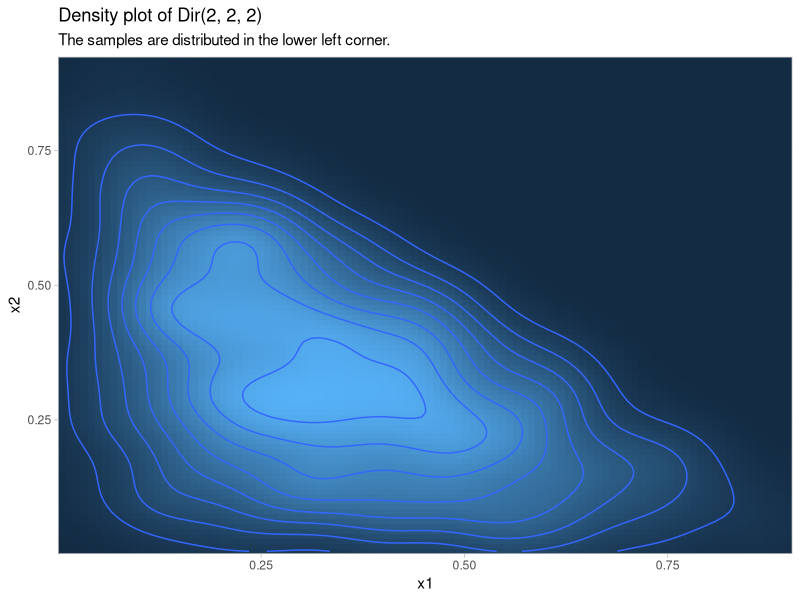

Write R code to recreate this figure.
# HW10: Acceptance-Rejection Sampling for Dirichlet distribution
#
# In this exercise, we will use Acceptance-Rejection Sampling method 
# to sample from the Dirichlet distribution.
# 
# The Dirichlet distribution, often denoted `Dir(alpha)`, is a family
# of continuous multivariate probability distributions parameterized by 
# a vector `alpha` of positive real numbers.
# 
# It is commonly used as prior distributions in Bayesian statistics, 
# as the Dirichlet distribution is the conjugate prior of the 
# categorical distribution and multinomial distribution.
# 
# Source: https://en.wikipedia.org/wiki/Dirichlet_distribution
#
# 1. In this part, we will sample from a Dirichlet distribution 
#    using package `MCMCpack`.
#    (1)
#    Load the `tidyverse`, `MCMCpack` and `ggplot2` packages.
#    Set the random seed to zero and save the random seed vector to 
#    `seed`. (hint: use the command `seed <- .Random.seed`).
#    (2)
#    Generate 1000 samples from `Dir(2, 2, 2)` using `rdirichlet()`.
#    Save the result into a tibble `X`
#    and rename the columns `x1`, `x2`, and `x3`.
#    The first rows of `X` should be:
#    # A tibble: 1,000 x 3
#      x1     x2     x3
#      <dbl>  <dbl>  <dbl>
#    1 0.660 0.216  0.125 
#    2 0.242 0.458  0.300 
#    3 0.556 0.279  0.165 
#    4 0.243 0.336  0.421 
#    5 0.108 0.478  0.414 
#    6 0.403 0.371  0.226 
#    7 0.497 0.403  0.0997
#    8 0.272 0.343  0.385 
#    9 0.200 0.0708 0.730 
#   10 0.151 0.467  0.382 
#   # … with 990 more rows
## Do not modify this line!
library(tidyverse)
library(MCMCpack)
library(ggplot2)
set.seed(0)
seed <- .Random.seed
X <- as_tibble(rdirichlet(1000,c(2,2,2)))%>%
  rename("x1"="V1",
         "x2"="V2",
         "x3"="V3")
X

# 2. Draw the density plot of the samples and save it into `density_plot`.
#    In our case, `K = 3`, and `a1 = a2 = a3 = 2`. This distribution is 
#    essentially a bivariate one, as `X3 = 1 − X1 − X2`. 
#    Therefore, drawing samples from this Dirichlet distribution is equivalent 
#    to drawing samples of `(X1, X2)`. We only need to draw the heatmap of the
#    `(X1, X2)`.
#    You can use:
#    - `ggplot()` to initialize a ggplot object.
#      Set `data` to `X`.
#      Set `mapping` to `aes(x1, x2)`.
#    - `stat_density_2d()` to plot the density.
#      - Set `fill` in `aes()` to `..density..`.
#      - Set `geom` to `raster`.
#      - Set `contour` to `FALSE`.
#    - `geom_density_2d()` to add contours.
#    - `scale_x_continuous()` to customize x scale.
#      - Set `expand` to `c(0, 0)`.
#    - `scale_y_continuous()` to customize y scale.
#      - Set `expand` to `c(0, 0)`.
#    - `labs()`
#      - Set `title` to `"Density plot of Dir(2, 2, 2)"`.
#      - Set `subtitle` to 
#        `"The samples are distributed in the lower left corner."`.
#    - `theme_light()` to set the theme to light.
#    - `theme()` to remove the legend.
#      - Set `legend.position` to `none`.
## Do not modify this line!
density_plot <- ggplot(X, aes(x1, x2))+
  stat_density_2d(aes(fill=..density..), geom='raster',contour = F)+
  geom_density_2d()+
  scale_x_continuous(expand = c(0,0))+
  scale_y_continuous(expand = c(0,0))+
  labs(title = "Density plot of Dir(2, 2, 2)",
       subtitle = "The samples are distributed in the lower left corner.")+
  theme_light()+
  theme(legend.position = "none")
density_plot

# 3. Now, we will use the Acceptance-Rejection Sampling method to simulate 
#    from this bivariate distribution of `(X1,X2)`.
#    Recall that `f(x)` is our target distribution, `g(x)` is our proposed
#    distribution. We want `f(x) ≤ M * g(x)` for `M > 1`.
#    For this part, we will use a two-dimensional uniform distribution on 
#    `[0, 1] x [0, 1]` as our proposal distribution. Note that sampling from
#    a two-dimensional uniform distribution is just sampling from a 
#    one-dimensional twice.
#    (1)
#    Write a function `f(x)` for the target distribution, 
#    in this case `Dir(2, 2, 2)`.
#    It takes in a vector of length 2, representing `x1` and `x2`.
#    The output is the density of the distribution `Dir(2, 2, 2)`.
#    Do not use the functions from `MCMCpack`.
#    For example, `f(c(0, 0)) = 0` and `f(c(0.3, 0.3)) = 4.32`.
#    (2)
#    Find the optimal `M` i.e. the smallest possible value and save it 
#    into scalar `M`.
#    Use `f(x)` to compute `M` instead of using functions from `MCMCpack`.
#    Recall that the density of uniform distribution is always one. 
#    To ensure for every x, `f(x) ≤ M * g(x)`, we just need to make sure 
#    `M` is larger than the highest point of `f(x)`.
#    To check your answer, verify that `round(M, 1)` equals to `4.4`.
#    (3)
#    Write another function `g(x)` for the proposal distribution, 
#    in this case a two-dimensional uniform distribution.
#    It takes in a vector of length 2, representing `x1` and `x2`.
#    The output is the density of the uniform distribution.
#    Remember the density should be zero is the input is not
#    within the support.
#    For example, `g(c(0, 0)) = 1` and `g(c(-1, -1)) = 0`.
## Do not modify this line!
f <- function(x) {
  x3 <-1-sum(x)
  if(x3<0) x3<-0
  prod(x)*x3/(1/gamma(6))
}
g <- function(x) dunif(x[1])*dunif(x[2])
fg <- function(x) {
  f(x)/g(x)
}

M <-fg(c(1/3,1/3))
M

# 4. (1)
#    Use `f(x)`, `g(x)`, and `M` that we just defined to write a 
#    sampling function `sample_one()` to draw one sample from 
#    `Dir(2, 2, 2)`. There is no input.
#    The output is a tibble with 3 columns:
#    - The fisrt two columns `x1` and `x2` contain the pair of 
#      sample `x1` and `x2`.
#    - The third column `count` contains the the number of 
#      attempts to obtain this sample.
#    You can use the following skeleton to write your function:
#    ```
#    sample_one <- function() {
#      count <- 0
#      accepted <- FALSE
#      while (!accepted) {
#        ## your code goes here
#      }
#      ## your code goes here
#    }
#    ```
#    For example, if you set seed to zero, `sample_one()` would return:
#    # A tibble: 1 x 3
#         x1    x2 count
#      <dbl> <dbl> <dbl>
#    1 0.126 0.267     7
#    `(0.126, 0.267, 0.607)` is the sample we draw (with 
#    `0.601 = 1 - 0.126 - 0.26`). To obtain this sample, we sampled 
#    from `g(x)` 7 times before the sample is accepted.
#    (2)
#    Write a sampling function `sample_n(n, seed)` that 
#    draws samples from `Dir(2, 2, 2)`.
#    Use `sample_one()` that we just defined.
#    The input `n` is the number of samples we will draw.
#    The input `seed` is the seed used within the function. 
#    The default seed should be set to zero. 
#    Remember to use `set.seed()` inside the function.
#    The output is a tibble with 3 columns:
#    - The fisrt two columns `x1` and `x2` contain the pair of 
#      sample `x1` and `x2`.
#    - The third column `count` contains the the number of 
#      attempts to obtain this sample.
#    For example, `sample_n(100, 100)` would return
#    # A tibble: 100 x 3
#         x1    x2 count
#      <dbl> <dbl> <dbl>
#    1 0.308 0.258     1
#    2 0.280 0.398     3
#    3 0.205 0.358     1
#    4 0.208 0.307     8
#    5 0.236 0.275     1
#    6 0.445 0.358     3
#    7 0.327 0.389     9
#    8 0.397 0.393     5
#    9 0.186 0.348    16
#   10 0.219 0.292     7
#   # … with 90 more rows
## Do not modify this line!
set.seed(0)
sample_one<-function(){
  count<-0
  accepted<-F
  while(!accepted){
    x1<-runif(1)
    x2<-runif(1)
    u<-runif(1)
    count<-count+1
    if(f(c(x1,x2))/g(c(x1,x2))>=M*max(runif(1),u)){
      return(tibble(x1=x1,x2=x2,count=count))
      break
    }
    if(count>500){
      return("you mess up")
      break
    }
  }
}

sample_n <- function(n, seed=0){
  set.seed(seed)
  x1 <- c()
  x2 <- c()
  co <- c()
  for (i in 1:n){
    s <- sample_one()
    x1[i] <- s[[1]]
    x2[i] <- s[[2]]
    co[i] <- s[[3]]
  }
  return(tibble(x1=x1,x2=x2,count=co))
}
sample_n(100, 100)


# 5. (1)
#    Draw 1000 samples from `Dir(2, 2, 2)` using `sample_n()` with 
#    default seed and save the samples in `samples`.
#    The first rows of `samples` should be:
#    # A tibble: 1,000 x 3
#         x1    x2 count
#      <dbl> <dbl> <dbl>
#    1 0.126 0.267     7
#    2 0.122 0.245    16
#    3 0.208 0.229    10
#    4 0.557 0.329     6
#    5 0.181 0.530     1
#    6 0.269 0.181    12
#    7 0.340 0.262     4
#    8 0.131 0.374     3
#    9 0.143 0.415     3
#   10 0.109 0.382     7
#   # … with 990 more rows
#    (2)
#    Compute the acceptance rate using `count` column in `samples` 
#    and save it in scalar `acceptance_rate`.
#    You can see that the acceptance rate is around 15%. It is very 
#    low and we would like it to be higher to get a more efficient procedure.
## Do not modify this line!
samples <- sample_n(1000)
acceptance_rate <- 1000/sum(samples$count)


# 6. Plot the dot plot of the samples and save it into `sample_plot`.
#    You can use:
#    - `ggplot()` to initialize a ggplot object.
#      Set `data` to `samples`.
#      Set `mapping` to `aes(x1, x2)`.
#    - `geom_point()` to plot the dots.
#      - Set `alpha` to `0.8`.
#    - `labs()`
#      - Set `title` to `"Samples from Dir(2, 2, 2)"`.
#      - Set `subtitle` to `"It is similar to ones that drawn from rdirichlet."`.
#    - `theme_light()` to set the theme to light.
## Do not modify this line!
sample_plot <- ggplot(samples)+
  geom_point(aes(x1,x2), alpha=.8)+
  labs(subtitle = "It is similar to ones that drawn from rdirichlet.",
       title = "Samples from Dir(2, 2, 2)")+
  theme_light()


# 7. The acceptance rate of using Uniform distribution is really low since
#    the shape of these two distribution are not alike.
#    We need to find a distribution that has a peak around the peak of the 
#    dirichlet distribution, but that doesn't decay too fast to 0 so that the 
#    constant `M` dosn't have to be too high.
#    Let's suppose that we can sample efficiently from a Beta distribution.
#    We can find parameters such that the Beta distribution will have a shape
#    that is closer to the Dirichlet distribution than the uniform distribution.
#    To make the sampling more efficient, we will use the product of two
#    Beta distribution as the proposal distribution. 
#    In order to have a peak around the peak of the dirichlet distribution, 
#    and not decay too fast ot 0, the alpha and beta will all be 1.1. 
#    (It will give only a slightly better convergence rate. We encourage you 
#    to play with different alphas and betas once the exercises is done to see 
#    how `M` and the acceptance rate evolve.)
#    (1)
#    Write a function `g2(x)` for the product of two Beta distribution.
#    It takes in a vector of length 2, representing `x1` and `x2`.
#    The output is the product of the values of the 
#    density of a `Beta(1.1, 1.1)` distribution at points `x1` and `x2`.
#    You can use the `dbeta()` function.
#    For example, `g2(c(0, 0)) = 0` and `g2(c(0.5, 0.5)) = 1.123137`.
#    (2)
#    Set M to `4.06` and save it into `M2`.
#    This value makes sure for all x, `f(x) <= M2 * g2(x)`.
## Do not modify this line!
g2 <- function(x) dbeta(x[1],1.1,1.1)*dbeta(x[2],1.1,1.1)
M2 <- 4.06

# 8. (1)
#    Use `f(x)`, `g2(x)`, and `M2` that we just defined to write a sampling 
#    function `sample_one2()` to draw one sample from `Dir(2, 2, 2)`.
#    There is no input.
#    The output is a tibble with 3 columns:
#    - The fisrt two columns `x1` and `x2` contain the pair of 
#      sample `x1` and `x2`.
#    - The third column `count` contains the the number of 
#      attempts to obtain this sample.
#    For example, if you set seed to zero, `sample_one2()` would return:
#    # A tibble: 1 x 3
#         x1    x2 count
#      <dbl> <dbl> <dbl>
#    1 0.433 0.313    11
#    (2)
#    Write a sampling function `sample_n2(n, seed)` that 
#    draws samples from `Dir(2, 2, 2)`.
#    Use `sample_one2()` that we just defined.
#    The input `n` is the number of samples we will draw.
#    The input `seed` is the seed used within the function. 
#    The default seed should be set to zero. 
#    Remember to use `set.seed()` inside the function.
#    The output is a tibble with 3 columns:
#    - The fisrt two columns `x1` and `x2` contain the pair of 
#      sample `x1` and `x2`.
#    - The third column `count` contains the the number of 
#      attempts to obtain this sample.
#    For example, `sample_n2(100, 100)` would return
#    # A tibble: 100 x 3
#          x1     x2 count
#       <dbl>  <dbl> <dbl>
#    1 0.316  0.550      1
#    2 0.218  0.338      8
#    3 0.587  0.134      1
#    4 0.458  0.255      2
#    5 0.401  0.474      9
#    6 0.549  0.248      1
#    7 0.229  0.362     14
#    8 0.279  0.0851     2
#    9 0.0689 0.310      4
#    10 0.143  0.338      7
#    # … with 90 more rows
#    (3)
#    Draw 100 samples from `sample_n2()` with default seed and 
#    save the acceptance rate to `acceptance_rate2`. You can see 
#    that the acceptance rate is around 16%.
#    It is slightly better and the procedure will be faster.
#    (given that we know how to sample from a beta distribution).
#    Sampling from a Dirichlet distribution can be tricky and expensive.
#    You can try to think of other distributions that would help!
## Do not modify this line!
sample_one2<-function(){
  count<-0
  accepted<-F
  while(!accepted){
    x<-rbeta(2,1.1,1.1)
    u<-runif(2)
    count<-count+1
    if(f(x)/g2(x)>M2*max(u)){
      return(tibble(x1=x[1],x2=x[2],count=count))
      break
    }
  }
}

sample_n2 <- function(n, seed=0){
  set.seed(seed)
  x1 <- c()
  x2 <- c()
  co <- c()
  for (i in 1:n){
    s <- sample_one2()
    x1[i] <- s[[1]]
    x2[i] <- s[[2]]
    co[i] <- s[[3]]
  }
  return(tibble(x1=x1,x2=x2,count=co))
}
sample_n2(100, 100)
acceptance_rate2 <- sample_n2(100)
